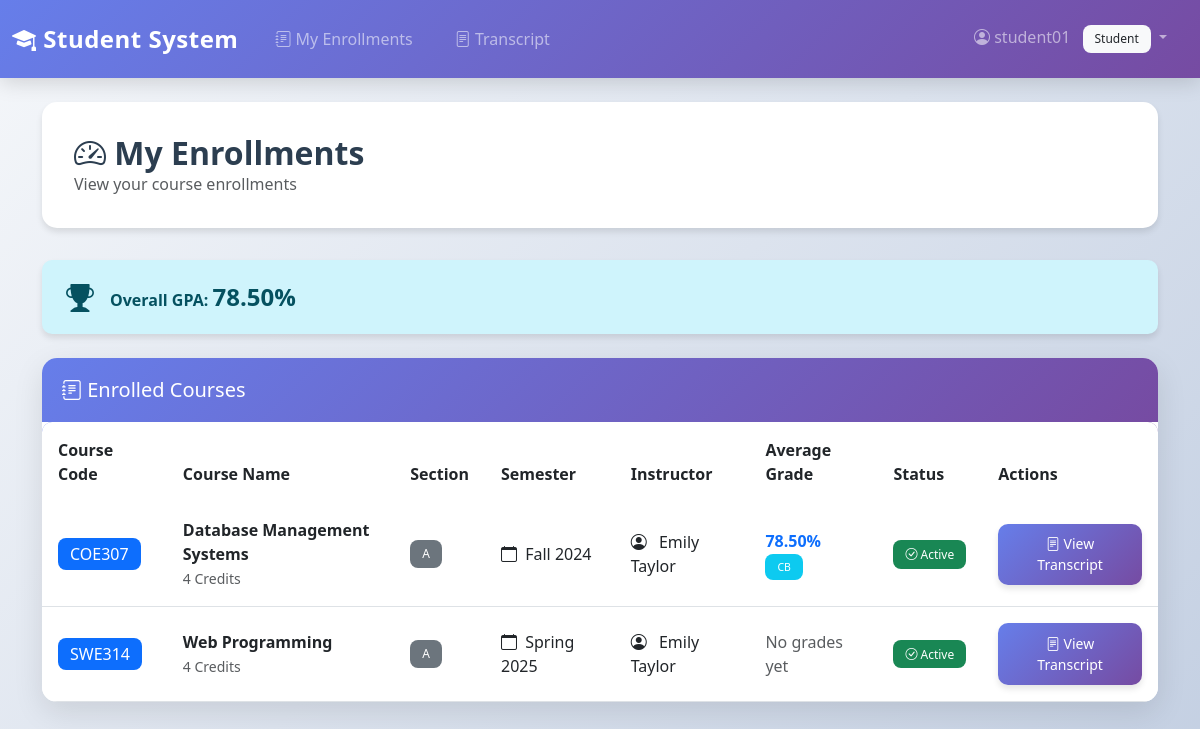
The page /student/dashboard (signed in) on the database its author committed.
### models/user.py (models this page shows, shortened)
class User(UserMixin, db.Model):
    __tablename__ = 'users'
    user_id = db.Column(db.Integer, primary_key=True)
    username = db.Column(db.String(50), unique=True, nullable=False, index=True)
    password_hash = db.Column(db.String(255), nullable=False)
    role = db.Column(db.String(20), nullable=False, index=True)  # Admin, Instructor, Student
    created_at = db.Column(db.DateTime, server_default=db.func.now())

### models/enrollment.py (models this page shows, shortened)
class Enrollment(db.Model):
    __tablename__ = 'enrollments'
    enrollment_id = db.Column(db.Integer, primary_key=True)
    student_id = db.Column(db.Integer, db.ForeignKey('students.student_id', ondelete='CASCADE'), nullable=False)
    section_id = db.Column(db.Integer, db.ForeignKey('sections.section_id', ondelete='CASCADE'), nullable=False)
    enrollment_date = db.Column(db.Date, server_default=db.func.current_date(), nullable=False)
    status = db.Column(db.String(20), default='Active', nullable=True)
    grades = db.relationship('Grade', backref='enrollment', lazy='dynamic', cascade='all, delete-orphan')
    attendance_records = db.relationship('Attendance', backref='enrollment', lazy='dynamic', cascade='all, delete-orphan')
    __table_args__ = (db.UniqueConstraint('student_id', 'section_id', name='unique_student_section'),)

### models/course.py (models this page shows, shortened)
class Course(db.Model):
    __tablename__ = 'courses'
    course_id = db.Column(db.Integer, primary_key=True)
    course_code = db.Column(db.String(20), unique=True, nullable=False)
    course_name = db.Column(db.String(100), nullable=False)
    description = db.Column(db.Text, nullable=True)
    credits = db.Column(db.Integer, nullable=False)
    department = db.Column(db.String(100), nullable=True)  # String, not foreign key in SQL
    sections = db.relationship('ClassSection', backref='course', lazy='dynamic', cascade='all, delete-orphan')

### models/class_section.py (models this page shows, shortened)
class ClassSection(db.Model):
    __tablename__ = 'sections'
    section_id = db.Column(db.Integer, primary_key=True)
    course_id = db.Column(db.Integer, db.ForeignKey('courses.course_id', ondelete='CASCADE'), nullable=False)
    semester_id = db.Column(db.Integer, db.ForeignKey('semesters.semester_id', ondelete='RESTRICT'), nullable=False)
    instructor_id = db.Column(db.Integer, db.ForeignKey('instructors.instructor_id', ondelete='SET NULL'), nullable=True)
    section_number = db.Column(db.String(10), nullable=False)  # SQL'de section_number
    capacity = db.Column(db.Integer, nullable=True)
    schedule = db.Column(db.String(100), nullable=True)  # SQL'de schedule
    room = db.Column(db.String(50), nullable=True)
    enrollments = db.relationship('Enrollment', backref='section', lazy='dynamic', cascade='all, delete-orphan')

### models/semester.py (models this page shows, shortened)
class Semester(db.Model):
    __tablename__ = 'semesters'
    semester_id = db.Column(db.Integer, primary_key=True)
    semester_name = db.Column(db.String(50), nullable=False)  # SQL'de semester_name
    year = db.Column(db.Integer, nullable=False)
    start_date = db.Column(db.Date, nullable=True)
    end_date = db.Column(db.Date, nullable=True)
    is_active = db.Column(db.Boolean, nullable=True)
    sections = db.relationship('ClassSection', backref='semester', lazy='dynamic')
    @property
    def term_name(self):
        return f"{self.semester_name} {self.year}"
    @property
    def display_name(self):
        return self.term_name

### models/instructor.py (models this page shows, shortened)
class Instructor(db.Model):
    __tablename__ = 'instructors'
    instructor_id = db.Column(db.Integer, primary_key=True)
    user_id = db.Column(db.Integer, db.ForeignKey('users.user_id', ondelete='CASCADE'), unique=True, nullable=False)
    first_name = db.Column(db.String(50), nullable=False)
    last_name = db.Column(db.String(50), nullable=False)
    email = db.Column(db.String(100), unique=True, nullable=False)
    phone = db.Column(db.String(20), nullable=True)
    department = db.Column(db.String(100), nullable=True)
    hire_date = db.Column(db.Date, nullable=True)
    sections = db.relationship('ClassSection', backref='instructor', lazy='dynamic')
    @property
    def full_name(self):
        return f"{self.first_name} {self.last_name}".strip()

### controllers/student.py (the view)
@student_bp.route('/dashboard')
@student_required
def dashboard():
    from models import Student, User
    from database import db
    student = None
    if current_user.user_id:
        student = db.session.query(Student).filter_by(user_id=current_user.user_id).first()
    if not student:
        user = db.session.query(User).filter_by(username=current_user.username).first()
        if user and user.user_id:
            student = db.session.query(Student).filter_by(user_id=user.user_id).first()
    if not student:
        flash('Student profile not found. Please contact administrator.', 'danger')
        return redirect(url_for('auth.logout'))
    page = request.args.get('page', 1, type=int)
    pagination = StudentService.get_student_enrollments(student.student_id, page, 20)
    overall_avg = StudentService.get_overall_average(student.student_id)
    from repositories.grade_repository import GradeRepository
    enrollment_averages = {}
    for enrollment in pagination.items:
        avg = GradeRepository.calculate_enrollment_average(enrollment.enrollment_id)
        enrollment_averages[enrollment.enrollment_id] = avg
    return render_template('student/dashboard.html',
                         enrollments=pagination.items,
                         pagination=pagination,
                         overall_avg=overall_avg,
                         enrollment_averages=enrollment_averages)

### templates/student/dashboard.html (shortened to what this page needs)
{% extends "base.html" %}
{% block content %}
<div class="page-header">
    <div class="d-flex justify-content-between align-items-center">
        <div>
            <h2><i class="bi bi-speedometer2"></i> My Enrollments</h2>
            <p class="text-muted mb-0">View your course enrollments</p>
        </div>
    </div>
</div>
{% if overall_avg %}
<div class="alert alert-info mb-4">
    <div class="d-flex align-items-center">
        <i class="bi bi-trophy-fill fs-3 me-3"></i>
        <div>
            <strong>Overall GPA:</strong>
            <span class="fs-4 fw-bold">{{ "%.2f"|format(overall_avg) }}%</span>
        </div>
    </div>
</div>
{% endif %}
<div class="card">
    <div class="card-header text-white">
        <h5 class="mb-0"><i class="bi bi-journal-text"></i> Enrolled Courses</h5>
    </div>
    <div class="card-body p-0">
        <div class="table-responsive">
            <table class="table table-hover mb-0">
                <thead>
                    <tr>
                        <th>Course Code</th>
                        <th>Course Name</th>
                        <th>Section</th>
                        <th>Semester</th>
                        <th>Instructor</th>
                        <th>Average Grade</th>
                        <th>Status</th>
                        <th>Actions</th>
                    </tr>
                </thead>
                <tbody>
                    {% for enrollment in enrollments %}
                    <tr>
                        <td>
                            <span class="badge bg-primary fs-6">
                                {{ enrollment.section.course.course_code if enrollment.section and enrollment.section.course else 'N/A' }}
                            </span>
                        </td>
                        <td>
                            <strong>{{ enrollment.section.course.course_name if enrollment.section and enrollment.section.course else 'N/A' }}</strong>
                            {% if enrollment.section and enrollment.section.course %}
                            <br>
                            <small class="text-muted">{{ enrollment.section.course.credits }} Credits</small>
                            {% endif %}
                        </td>
                        <td>
                            <span class="badge bg-secondary">
                                {{ enrollment.section.section_number if enrollment.section else 'N/A' }}
                            </span>
                        </td>
                        <td>
                            <i class="bi bi-calendar me-1"></i>
                            {{ enrollment.section.semester.display_name if enrollment.section and enrollment.section.semester else 'N/A' }}
                        </td>
                        <td>
                            <i class="bi bi-person-circle me-2"></i>
                            {{ enrollment.section.instructor.full_name if enrollment.section and enrollment.section.instructor else 'TBA' }}
                        </td>
                        <td>
                            {% set avg = enrollment_averages.get(enrollment.enrollment_id) %}
                            {% if avg %}
                                <strong class="text-primary">{{ "%.2f"|format(avg) }}%</strong>
                                <br>
                                <small class="text-muted">
                                    {% if avg >= 90 %}
                                        <span class="badge bg-success">AA</span>
                                    {% elif avg >= 85 %}
                                        <span class="badge bg-success">BA</span>
                                    {% elif avg >= 80 %}
                                        <span class="badge bg-info">BB</span>
                                    {% elif avg >= 75 %}
                                        <span class="badge bg-info">CB</span>
                                    {% elif avg >= 70 %}
                                        <span class="badge bg-warning">CC</span>
                                    {% elif avg >= 65 %}
                                        <span class="badge bg-warning">DC</span>
                                    {% elif avg >= 60 %}
                                        <span class="badge bg-warning">DD</span>
                                    {% elif avg >= 50 %}
                                        <span class="badge bg-danger">FD</span>
                                    {% else %}
                                        <span class="badge bg-danger">FF</span>
                                    {% endif %}
                                </small>
                            {% else %}
                                <span class="text-muted">No grades yet</span>
                            {% endif %}
                        </td>
                        <td>
                            <span class="badge bg-{{ 'success' if enrollment.status == 'Active' else 'secondary' }}">
                                <i class="bi bi-{{ 'check-circle' if enrollment.status == 'Active' else 'x-circle' }}"></i>
                                {{ enrollment.status or 'Active' }}
                            </span>
                        </td>
                        <td>
                            <a href="{{ url_for('student.transcript') }}" class="btn btn-sm btn-primary">
                                <i class="bi bi-file-text"></i> View Transcript
                            </a>
                        </td>
                    </tr>
                    {% endfor %}
                </tbody>
            </table>
        </div>
    </div>
</div>
{% endblock %}

### templates/base.html (shortened to what this page needs)
<!DOCTYPE html>
<html lang="en">
<head>
    <link href="https://cdn.jsdelivr.net/npm/bootstrap@5.3.0/dist/css/bootstrap.min.css" rel="stylesheet">
    <link href="https://cdn.jsdelivr.net/npm/bootstrap-icons@1.11.0/font/bootstrap-icons.css" rel="stylesheet">
</head>
<body>
    <nav class="navbar navbar-expand-lg navbar-dark">
        <div class="container-fluid">
            <a class="navbar-brand" href="{{ url_for('index') }}">
                <i class="bi bi-mortarboard-fill"></i> Student System
            </a>
            <div class="collapse navbar-collapse" id="navbarNav">
                <ul class="navbar-nav me-auto">
                    {% if current_user.is_authenticated %}
                        {% if current_user.role == 'Admin' %}
                            <li class="nav-item">
                                <a class="nav-link" href="{{ url_for('admin.dashboard') }}">
                                    <i class="bi bi-speedometer2"></i> Dashboard
                                </a>
                            </li>
                            <li class="nav-item">
                                <a class="nav-link" href="{{ url_for('admin.students') }}">
                                    <i class="bi bi-people"></i> Students
                                </a>
                            </li>
                            <li class="nav-item">
                                <a class="nav-link" href="{{ url_for('admin.instructors') }}">
                                    <i class="bi bi-person-badge"></i> Instructors
                                </a>
                            </li>
                            <li class="nav-item">
                                <a class="nav-link" href="{{ url_for('admin.courses') }}">
                                    <i class="bi bi-book"></i> Courses
                                </a>
                            </li>
                            <li class="nav-item">
                                <a class="nav-link" href="{{ url_for('reports.course_performance') }}">
                                    <i class="bi bi-graph-up"></i> Reports
                                </a>
                            </li>
                        {% elif current_user.role == 'Student' %}
                            <li class="nav-item">
                                <a class="nav-link" href="{{ url_for('student.dashboard') }}">
                                    <i class="bi bi-journal-text"></i> My Enrollments
                                </a>
                            </li>
                            <li class="nav-item">
                                <a class="nav-link" href="{{ url_for('student.transcript') }}">
                                    <i class="bi bi-file-text"></i> Transcript
                                </a>
                            </li>
                        {% endif %}
                    {% endif %}
                </ul>
                <ul class="navbar-nav">
                    {% if current_user.is_authenticated %}
                        <li class="nav-item dropdown">
                            <a class="nav-link dropdown-toggle" href="#" id="navbarDropdown" role="button" data-bs-toggle="dropdown">
                                <i class="bi bi-person-circle"></i> {{ current_user.username }}
                                <span class="badge bg-light text-dark ms-2">{{ current_user.role }}</span>
                            </a>
                        </li>
                    {% endif %}
                </ul>
            </div>
        </div>
    </nav>
    <div class="container mt-4 mb-5">
        {% block content %}{% endblock %}
    </div>
</body>
</html>

### rows shown on the page
User: username "student01", role "Student"
Enrollment: section.course "COE307", section.course "Database Management Systems", section.course.credits "4", section "A", section.semester "Fall 2024", section.instructor "Emily Taylor", avg "78.50", shows "CB", status "Active"
Enrollment: section.course "SWE314", section.course "Web Programming", section.course.credits "4", section "A", section.semester "Spring 2025", section.instructor "Emily Taylor", shows "No grades yet", status "Active"

### other values the page prints
{{ "%.2f"|format(overall_avg) }} "78.50"
